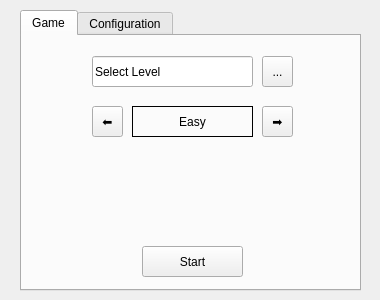
<?xml version="1.0" encoding="UTF-8"?>
<ui version="4.0">
 <class>menu</class>
 <widget class="QMainWindow" name="menu">
  <property name="enabled">
   <bool>true</bool>
  </property>
  <property name="geometry">
   <rect>
    <x>0</x>
    <y>0</y>
    <width>380</width>
    <height>300</height>
   </rect>
  </property>
  <property name="sizePolicy">
   <sizepolicy hsizetype="Fixed" vsizetype="Fixed">
    <horstretch>0</horstretch>
    <verstretch>0</verstretch>
   </sizepolicy>
  </property>
  <property name="maximumSize">
   <size>
    <width>380</width>
    <height>300</height>
   </size>
  </property>
  <property name="windowTitle">
   <string>Just Dance! Menu</string>
  </property>
  <property name="windowIcon">
   <iconset>
    <normalon>../Executable/media/icon.png</normalon>
   </iconset>
  </property>
  <property name="autoFillBackground">
   <bool>false</bool>
  </property>
  <widget class="QWidget" name="centralwidget">
   <property name="sizePolicy">
    <sizepolicy hsizetype="Fixed" vsizetype="Fixed">
     <horstretch>0</horstretch>
     <verstretch>0</verstretch>
    </sizepolicy>
   </property>
   <property name="minimumSize">
    <size>
     <width>380</width>
     <height>300</height>
    </size>
   </property>
   <property name="maximumSize">
    <size>
     <width>380</width>
     <height>300</height>
    </size>
   </property>
   <widget class="QTabWidget" name="tabWidget">
    <property name="geometry">
     <rect>
      <x>20</x>
      <y>10</y>
      <width>341</width>
      <height>281</height>
     </rect>
    </property>
    <property name="currentIndex">
     <number>0</number>
    </property>
    <widget class="QWidget" name="Game">
     <attribute name="title">
      <string>Game</string>
     </attribute>
     <widget class="QPushButton" name="start">
      <property name="geometry">
       <rect>
        <x>120</x>
        <y>210</y>
        <width>101</width>
        <height>31</height>
       </rect>
      </property>
      <property name="text">
       <string>Start</string>
      </property>
     </widget>
     <widget class="QToolButton" name="right">
      <property name="geometry">
       <rect>
        <x>70</x>
        <y>70</y>
        <width>31</width>
        <height>31</height>
       </rect>
      </property>
      <property name="text">
       <string>⬅</string>
      </property>
     </widget>
     <widget class="QToolButton" name="left">
      <property name="geometry">
       <rect>
        <x>240</x>
        <y>70</y>
        <width>31</width>
        <height>31</height>
       </rect>
      </property>
      <property name="text">
       <string>➡</string>
      </property>
     </widget>
     <widget class="QLabel" name="dif">
      <property name="geometry">
       <rect>
        <x>110</x>
        <y>70</y>
        <width>121</width>
        <height>31</height>
       </rect>
      </property>
      <property name="frameShape">
       <enum>QFrame::Box</enum>
      </property>
      <property name="text">
       <string>Easy</string>
      </property>
      <property name="alignment">
       <set>Qt::AlignCenter</set>
      </property>
      <property name="wordWrap">
       <bool>false</bool>
      </property>
     </widget>
     <widget class="QLineEdit" name="file">
      <property name="geometry">
       <rect>
        <x>70</x>
        <y>20</y>
        <width>161</width>
        <height>31</height>
       </rect>
      </property>
      <property name="text">
       <string>Select Level</string>
      </property>
      <property name="readOnly">
       <bool>true</bool>
      </property>
     </widget>
     <widget class="QToolButton" name="browse">
      <property name="geometry">
       <rect>
        <x>240</x>
        <y>20</y>
        <width>31</width>
        <height>31</height>
       </rect>
      </property>
      <property name="text">
       <string>...</string>
      </property>
     </widget>
    </widget>
    <widget class="QWidget" name="tab_2">
     <attribute name="title">
      <string>Configuration</string>
     </attribute>
     <widget class="QComboBox" name="resolution">
      <property name="geometry">
       <rect>
        <x>220</x>
        <y>10</y>
        <width>101</width>
        <height>31</height>
       </rect>
      </property>
      <item>
       <property name="text">
        <string>1280 720</string>
       </property>
      </item>
      <item>
       <property name="text">
        <string>1366 768</string>
       </property>
      </item>
      <item>
       <property name="text">
        <string>1920 1080</string>
       </property>
      </item>
     </widget>
     <widget class="QLabel" name="label_res">
      <property name="geometry">
       <rect>
        <x>10</x>
        <y>10</y>
        <width>201</width>
        <height>31</height>
       </rect>
      </property>
      <property name="text">
       <string>Resolution</string>
      </property>
     </widget>
     <widget class="QComboBox" name="framerate">
      <property name="geometry">
       <rect>
        <x>220</x>
        <y>50</y>
        <width>101</width>
        <height>31</height>
       </rect>
      </property>
      <item>
       <property name="text">
        <string>0</string>
       </property>
      </item>
      <item>
       <property name="text">
        <string>60</string>
       </property>
      </item>
      <item>
       <property name="text">
        <string>75</string>
       </property>
      </item>
      <item>
       <property name="text">
        <string>120</string>
       </property>
      </item>
      <item>
       <property name="text">
        <string>144</string>
       </property>
      </item>
      <item>
       <property name="text">
        <string>240</string>
       </property>
      </item>
     </widget>
     <widget class="QLabel" name="label_fr">
      <property name="geometry">
       <rect>
        <x>10</x>
        <y>50</y>
        <width>201</width>
        <height>31</height>
       </rect>
      </property>
      <property name="text">
       <string>Framerate (0 = Unlimited)</string>
      </property>
     </widget>
     <widget class="QLabel" name="label_port">
      <property name="geometry">
       <rect>
        <x>10</x>
        <y>90</y>
        <width>201</width>
        <height>31</height>
       </rect>
      </property>
      <property name="text">
       <string>Port</string>
      </property>
     </widget>
     <widget class="QLineEdit" name="port">
      <property name="geometry">
       <rect>
        <x>220</x>
        <y>90</y>
        <width>101</width>
        <height>25</height>
       </rect>
      </property>
      <property name="text">
       <string>4000</string>
      </property>
      <property name="alignment">
       <set>Qt::AlignRight|Qt::AlignTrailing|Qt::AlignVCenter</set>
      </property>
     </widget>
    </widget>
   </widget>
  </widget>
 </widget>
 <resources/>
 <connections/>
</ui>
